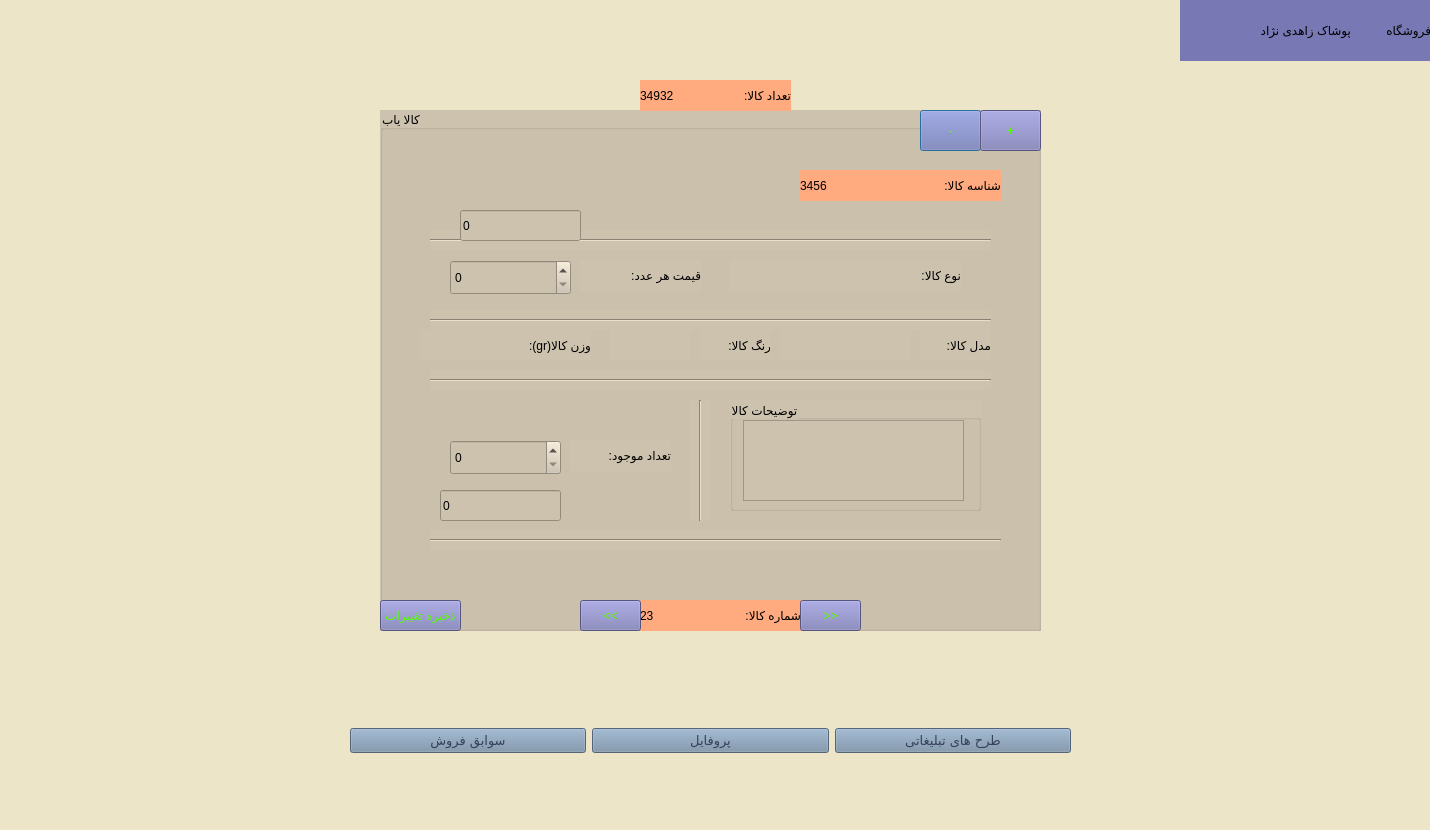
<?xml version="1.0" encoding="UTF-8"?>
<ui version="4.0">
 <class>storecustomer</class>
 <widget class="QDialog" name="storecustomer">
  <property name="geometry">
   <rect>
    <x>0</x>
    <y>0</y>
    <width>1430</width>
    <height>830</height>
   </rect>
  </property>
  <property name="windowTitle">
   <string>Dialog</string>
  </property>
  <property name="styleSheet">
   <string notr="true">background-color: rgb(236, 229, 199);</string>
  </property>
  <widget class="QGroupBox" name="groupBox">
   <property name="geometry">
    <rect>
     <x>380</x>
     <y>110</y>
     <width>661</width>
     <height>521</height>
    </rect>
   </property>
   <property name="layoutDirection">
    <enum>Qt::LeftToRight</enum>
   </property>
   <property name="styleSheet">
    <string notr="true">font: 16pt &quot;MS Shell Dlg 2&quot;;
background-color: rgb(205, 194, 174);
</string>
   </property>
   <property name="title">
    <string>کالا یاب</string>
   </property>
   <widget class="Line" name="line">
    <property name="geometry">
     <rect>
      <x>50</x>
      <y>120</y>
      <width>561</width>
      <height>20</height>
     </rect>
    </property>
    <property name="orientation">
     <enum>Qt::Horizontal</enum>
    </property>
   </widget>
   <widget class="QLabel" name="label_5">
    <property name="geometry">
     <rect>
      <x>510</x>
      <y>60</y>
      <width>111</width>
      <height>31</height>
     </rect>
    </property>
    <property name="styleSheet">
     <string notr="true">background-color: rgb(255, 170, 127);
font: 16pt &quot;MS Shell Dlg 2&quot;;</string>
    </property>
    <property name="text">
     <string>شناسه کالا:</string>
    </property>
   </widget>
   <widget class="Line" name="line_2">
    <property name="geometry">
     <rect>
      <x>50</x>
      <y>200</y>
      <width>561</width>
      <height>20</height>
     </rect>
    </property>
    <property name="orientation">
     <enum>Qt::Horizontal</enum>
    </property>
   </widget>
   <widget class="QLabel" name="label_type_">
    <property name="geometry">
     <rect>
      <x>510</x>
      <y>150</y>
      <width>71</width>
      <height>31</height>
     </rect>
    </property>
    <property name="styleSheet">
     <string notr="true">font: 14pt &quot;MS Shell Dlg 2&quot;;
</string>
    </property>
    <property name="text">
     <string>نوع کالا:</string>
    </property>
   </widget>
   <widget class="QLabel" name="label_berand_">
    <property name="geometry">
     <rect>
      <x>540</x>
      <y>220</y>
      <width>71</width>
      <height>31</height>
     </rect>
    </property>
    <property name="styleSheet">
     <string notr="true">
font: 14pt &quot;MS Shell Dlg 2&quot;;
</string>
    </property>
    <property name="text">
     <string>مدل کالا:</string>
    </property>
   </widget>
   <widget class="QLabel" name="label_price_">
    <property name="geometry">
     <rect>
      <x>200</x>
      <y>150</y>
      <width>121</width>
      <height>31</height>
     </rect>
    </property>
    <property name="styleSheet">
     <string notr="true">
font: 14pt &quot;MS Shell Dlg 2&quot;;</string>
    </property>
    <property name="text">
     <string>قیمت هر عدد:</string>
    </property>
   </widget>
   <widget class="QLabel" name="label_color_">
    <property name="geometry">
     <rect>
      <x>320</x>
      <y>220</y>
      <width>71</width>
      <height>31</height>
     </rect>
    </property>
    <property name="styleSheet">
     <string notr="true">
font: 14pt &quot;MS Shell Dlg 2&quot;;</string>
    </property>
    <property name="text">
     <string>رنگ کالا:</string>
    </property>
   </widget>
   <widget class="QPushButton" name="pushButten_delete">
    <property name="geometry">
     <rect>
      <x>540</x>
      <y>0</y>
      <width>61</width>
      <height>41</height>
     </rect>
    </property>
    <property name="styleSheet">
     <string notr="true">background-color: rgb(120, 120, 180);

font: 36pt &quot;MS Shell Dlg 2&quot;;

color: rgb(85, 255, 0);</string>
    </property>
    <property name="text">
     <string>-</string>
    </property>
   </widget>
   <widget class="Line" name="line_3">
    <property name="geometry">
     <rect>
      <x>50</x>
      <y>260</y>
      <width>561</width>
      <height>20</height>
     </rect>
    </property>
    <property name="orientation">
     <enum>Qt::Horizontal</enum>
    </property>
   </widget>
   <widget class="Line" name="line_4">
    <property name="geometry">
     <rect>
      <x>310</x>
      <y>290</y>
      <width>20</width>
      <height>121</height>
     </rect>
    </property>
    <property name="orientation">
     <enum>Qt::Vertical</enum>
    </property>
   </widget>
   <widget class="QLabel" name="label_available_">
    <property name="geometry">
     <rect>
      <x>190</x>
      <y>330</y>
      <width>101</width>
      <height>31</height>
     </rect>
    </property>
    <property name="styleSheet">
     <string notr="true">
font: 14pt &quot;MS Shell Dlg 2&quot;;
</string>
    </property>
    <property name="text">
     <string>تعداد موجود:</string>
    </property>
   </widget>
   <widget class="QGroupBox" name="groupBox_2">
    <property name="geometry">
     <rect>
      <x>350</x>
      <y>290</y>
      <width>251</width>
      <height>111</height>
     </rect>
    </property>
    <property name="styleSheet">
     <string notr="true">font: 10pt &quot;MS Shell Dlg 2&quot;;</string>
    </property>
    <property name="title">
     <string>توضیحات کالا</string>
    </property>
    <widget class="QPlainTextEdit" name="plainTextEdit_descript">
     <property name="geometry">
      <rect>
       <x>13</x>
       <y>20</y>
       <width>221</width>
       <height>81</height>
      </rect>
     </property>
     <property name="layoutDirection">
      <enum>Qt::RightToLeft</enum>
     </property>
     <property name="styleSheet">
      <string notr="true">font: 10pt &quot;MS Shell Dlg 2&quot;;
</string>
     </property>
     <property name="plainText">
      <string/>
     </property>
    </widget>
   </widget>
   <widget class="QLabel" name="label_id">
    <property name="geometry">
     <rect>
      <x>420</x>
      <y>60</y>
      <width>91</width>
      <height>31</height>
     </rect>
    </property>
    <property name="layoutDirection">
     <enum>Qt::LeftToRight</enum>
    </property>
    <property name="styleSheet">
     <string notr="true">background-color: rgb(255, 170, 127);
font: 16pt &quot;MS Shell Dlg 2&quot;;</string>
    </property>
    <property name="text">
     <string>3456</string>
    </property>
   </widget>
   <widget class="QPushButton" name="pushButton_save">
    <property name="geometry">
     <rect>
      <x>0</x>
      <y>490</y>
      <width>81</width>
      <height>31</height>
     </rect>
    </property>
    <property name="styleSheet">
     <string notr="true">background-color: rgb(120, 120, 180);

font: 10pt &quot;MS Shell Dlg 2&quot;;

color: rgb(85, 255, 0);</string>
    </property>
    <property name="text">
     <string>ذخیره تغییرات</string>
    </property>
   </widget>
   <widget class="QLabel" name="label_weight_">
    <property name="geometry">
     <rect>
      <x>110</x>
      <y>220</y>
      <width>101</width>
      <height>31</height>
     </rect>
    </property>
    <property name="styleSheet">
     <string notr="true">
font: 14pt &quot;MS Shell Dlg 2&quot;;</string>
    </property>
    <property name="text">
     <string>وزن کالا(gr):</string>
    </property>
   </widget>
   <widget class="QPushButton" name="pushButten_add">
    <property name="geometry">
     <rect>
      <x>600</x>
      <y>0</y>
      <width>61</width>
      <height>41</height>
     </rect>
    </property>
    <property name="styleSheet">
     <string notr="true">
font: 36pt &quot;MS Shell Dlg 2&quot;;
background-color: rgb(120, 120, 180);


color: rgb(85, 255, 0);</string>
    </property>
    <property name="text">
     <string>+</string>
    </property>
   </widget>
   <widget class="Line" name="line_5">
    <property name="geometry">
     <rect>
      <x>50</x>
      <y>420</y>
      <width>571</width>
      <height>20</height>
     </rect>
    </property>
    <property name="orientation">
     <enum>Qt::Horizontal</enum>
    </property>
   </widget>
   <widget class="QLineEdit" name="lineEdit_price">
    <property name="geometry">
     <rect>
      <x>80</x>
      <y>100</y>
      <width>121</width>
      <height>31</height>
     </rect>
    </property>
    <property name="styleSheet">
     <string notr="true">font: 16pt &quot;MS Shell Dlg 2&quot;;</string>
    </property>
    <property name="text">
     <string>0</string>
    </property>
   </widget>
   <widget class="QLineEdit" name="lineEdit_available">
    <property name="geometry">
     <rect>
      <x>60</x>
      <y>380</y>
      <width>121</width>
      <height>31</height>
     </rect>
    </property>
    <property name="styleSheet">
     <string notr="true">font: 16pt &quot;MS Shell Dlg 2&quot;;</string>
    </property>
    <property name="text">
     <string>0</string>
    </property>
   </widget>
   <widget class="QLabel" name="label_type">
    <property name="geometry">
     <rect>
      <x>350</x>
      <y>150</y>
      <width>161</width>
      <height>31</height>
     </rect>
    </property>
    <property name="layoutDirection">
     <enum>Qt::LeftToRight</enum>
    </property>
    <property name="styleSheet">
     <string notr="true">
font: 12pt &quot;MS Shell Dlg 2&quot;;</string>
    </property>
    <property name="text">
     <string/>
    </property>
   </widget>
   <widget class="QLabel" name="label_berand">
    <property name="geometry">
     <rect>
      <x>400</x>
      <y>220</y>
      <width>131</width>
      <height>31</height>
     </rect>
    </property>
    <property name="layoutDirection">
     <enum>Qt::LeftToRight</enum>
    </property>
    <property name="styleSheet">
     <string notr="true">font: 12pt &quot;MS Shell Dlg 2&quot;;</string>
    </property>
    <property name="text">
     <string/>
    </property>
   </widget>
   <widget class="QLabel" name="label_color">
    <property name="geometry">
     <rect>
      <x>230</x>
      <y>220</y>
      <width>81</width>
      <height>31</height>
     </rect>
    </property>
    <property name="layoutDirection">
     <enum>Qt::LeftToRight</enum>
    </property>
    <property name="styleSheet">
     <string notr="true">
font: 12pt &quot;MS Shell Dlg 2&quot;;</string>
    </property>
    <property name="text">
     <string/>
    </property>
   </widget>
   <widget class="QLabel" name="label_weight">
    <property name="geometry">
     <rect>
      <x>40</x>
      <y>220</y>
      <width>71</width>
      <height>31</height>
     </rect>
    </property>
    <property name="layoutDirection">
     <enum>Qt::LeftToRight</enum>
    </property>
    <property name="styleSheet">
     <string notr="true">
font: 12pt &quot;MS Shell Dlg 2&quot;;</string>
    </property>
    <property name="text">
     <string/>
    </property>
   </widget>
   <widget class="QLabel" name="label_4">
    <property name="geometry">
     <rect>
      <x>320</x>
      <y>490</y>
      <width>101</width>
      <height>31</height>
     </rect>
    </property>
    <property name="styleSheet">
     <string notr="true">background-color: rgb(255, 170, 127);
font: 16pt &quot;MS Shell Dlg 2&quot;;</string>
    </property>
    <property name="text">
     <string>شماره کالا:</string>
    </property>
   </widget>
   <widget class="QLabel" name="label_count">
    <property name="geometry">
     <rect>
      <x>260</x>
      <y>490</y>
      <width>61</width>
      <height>31</height>
     </rect>
    </property>
    <property name="layoutDirection">
     <enum>Qt::LeftToRight</enum>
    </property>
    <property name="styleSheet">
     <string notr="true">background-color: rgb(255, 170, 127);

font: 16pt &quot;MS Shell Dlg 2&quot;;</string>
    </property>
    <property name="text">
     <string>23</string>
    </property>
   </widget>
   <widget class="QPushButton" name="pushButton_before">
    <property name="geometry">
     <rect>
      <x>200</x>
      <y>490</y>
      <width>61</width>
      <height>31</height>
     </rect>
    </property>
    <property name="styleSheet">
     <string notr="true">background-color: rgb(120, 120, 180);
font: 28pt &quot;MS Shell Dlg 2&quot;;

color: rgb(85, 255, 0);</string>
    </property>
    <property name="text">
     <string>&lt;&lt;</string>
    </property>
   </widget>
   <widget class="QPushButton" name="pushButton_next">
    <property name="geometry">
     <rect>
      <x>420</x>
      <y>490</y>
      <width>61</width>
      <height>31</height>
     </rect>
    </property>
    <property name="styleSheet">
     <string notr="true">background-color: rgb(120, 120, 180);
font: 28pt &quot;MS Shell Dlg 2&quot;;

color: rgb(85, 255, 0);</string>
    </property>
    <property name="text">
     <string>&gt;&gt;</string>
    </property>
   </widget>
   <widget class="QSpinBox" name="spinBox">
    <property name="geometry">
     <rect>
      <x>70</x>
      <y>150</y>
      <width>121</width>
      <height>35</height>
     </rect>
    </property>
   </widget>
   <widget class="QSpinBox" name="spinBox_2">
    <property name="geometry">
     <rect>
      <x>70</x>
      <y>330</y>
      <width>111</width>
      <height>35</height>
     </rect>
    </property>
   </widget>
  </widget>
  <widget class="QLabel" name="label_number">
   <property name="geometry">
    <rect>
     <x>640</x>
     <y>80</y>
     <width>61</width>
     <height>31</height>
    </rect>
   </property>
   <property name="styleSheet">
    <string notr="true">background-color: rgb(255, 170, 127);
font: 16pt &quot;MS Shell Dlg 2&quot;;</string>
   </property>
   <property name="text">
    <string>34932</string>
   </property>
  </widget>
  <widget class="QLabel" name="label_3">
   <property name="geometry">
    <rect>
     <x>700</x>
     <y>80</y>
     <width>91</width>
     <height>31</height>
    </rect>
   </property>
   <property name="styleSheet">
    <string notr="true">background-color: rgb(255, 170, 127);
font: 16pt &quot;MS Shell Dlg 2&quot;;</string>
   </property>
   <property name="text">
    <string>تعداد کالا:</string>
   </property>
  </widget>
  <widget class="QLabel" name="label_store">
   <property name="geometry">
    <rect>
     <x>1180</x>
     <y>0</y>
     <width>171</width>
     <height>61</height>
    </rect>
   </property>
   <property name="styleSheet">
    <string notr="true">background-color: rgb(120, 120, 180);
font: 16pt &quot;MS Shell Dlg 2&quot;;</string>
   </property>
   <property name="text">
    <string>پوشاک زاهدی نژاد</string>
   </property>
  </widget>
  <widget class="QLabel" name="label_2">
   <property name="geometry">
    <rect>
     <x>1350</x>
     <y>0</y>
     <width>81</width>
     <height>61</height>
    </rect>
   </property>
   <property name="styleSheet">
    <string notr="true">background-color: rgb(120, 120, 180);
font: 16pt &quot;MS Shell Dlg 2&quot;;</string>
   </property>
   <property name="text">
    <string>فروشگاه</string>
   </property>
  </widget>
  <widget class="QWidget" name="horizontalLayoutWidget">
   <property name="geometry">
    <rect>
     <x>350</x>
     <y>710</y>
     <width>721</width>
     <height>61</height>
    </rect>
   </property>
   <layout class="QHBoxLayout" name="horizontalLayout">
    <item>
     <widget class="QPushButton" name="pushButton">
      <property name="font">
       <font>
        <family>Lalezar</family>
        <pointsize>10</pointsize>
       </font>
      </property>
      <property name="styleSheet">
       <string notr="true">background-color: rgb(116, 141, 166);
color: rgb(53, 66, 89);</string>
      </property>
      <property name="text">
       <string>سوابق فروش</string>
      </property>
     </widget>
    </item>
    <item>
     <widget class="QPushButton" name="pushButton_2">
      <property name="font">
       <font>
        <family>Lalezar</family>
        <pointsize>10</pointsize>
       </font>
      </property>
      <property name="styleSheet">
       <string notr="true">background-color: rgb(116, 141, 166);
color: rgb(53, 66, 89);</string>
      </property>
      <property name="text">
       <string>پروفایل</string>
      </property>
     </widget>
    </item>
    <item>
     <widget class="QPushButton" name="pushButton_3">
      <property name="font">
       <font>
        <family>Lalezar</family>
        <pointsize>10</pointsize>
       </font>
      </property>
      <property name="styleSheet">
       <string notr="true">color: rgb(53, 66, 89);
background-color: rgb(116, 141, 166);</string>
      </property>
      <property name="text">
       <string>طرح های تبلیغاتی</string>
      </property>
     </widget>
    </item>
   </layout>
  </widget>
 </widget>
 <resources/>
 <connections/>
</ui>
